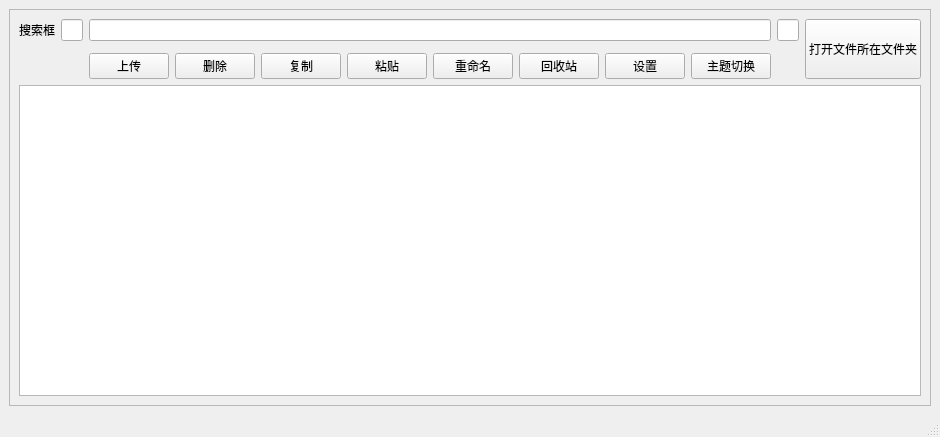
<?xml version="1.0" encoding="UTF-8"?>
<ui version="4.0">
 <class>Cell_Main</class>
 <widget class="QMainWindow" name="Cell_Main">
  <property name="geometry">
   <rect>
    <x>0</x>
    <y>0</y>
    <width>839</width>
    <height>437</height>
   </rect>
  </property>
  <property name="windowTitle">
   <string>文件管理器</string>
  </property>
  <property name="windowIcon">
   <iconset resource="res.qrc">
    <normaloff>:/icon.ico</normaloff>:/icon.ico</iconset>
  </property>
  <widget class="QWidget" name="centralwidget">
   <property name="styleSheet">
    <string notr="true">QLabel{font:12px &quot;黑体&quot;;}</string>
   </property>
   <layout class="QGridLayout" name="gridLayout_2">
    <item row="0" column="0">
     <widget class="QFrame" name="frame">
      <property name="frameShape">
       <enum>QFrame::Shape::StyledPanel</enum>
      </property>
      <property name="frameShadow">
       <enum>QFrame::Shadow::Raised</enum>
      </property>
      <layout class="QGridLayout" name="gridLayout">
       <item row="0" column="4" rowspan="4">
        <widget class="QPushButton" name="btn_open">
         <property name="sizePolicy">
          <sizepolicy hsizetype="Minimum" vsizetype="Preferred">
           <horstretch>0</horstretch>
           <verstretch>0</verstretch>
          </sizepolicy>
         </property>
         <property name="text">
          <string>打开文件所在文件夹</string>
         </property>
        </widget>
       </item>
       <item row="6" column="0" colspan="5">
        <widget class="QTableView" name="tableView">
         <property name="styleSheet">
          <string notr="true"/>
         </property>
        </widget>
       </item>
       <item row="0" column="1">
        <widget class="QLineEdit" name="lineEdit"/>
       </item>
       <item row="0" column="0">
        <widget class="QLabel" name="lib_search">
         <property name="text">
          <string>搜索框</string>
         </property>
        </widget>
       </item>
       <item row="0" column="2">
        <widget class="QLineEdit" name="searchBar"/>
       </item>
       <item row="2" column="2" rowspan="2">
        <layout class="QHBoxLayout" name="horizontalLayout_2">
         <item>
          <widget class="QPushButton" name="btn_upload">
           <property name="text">
            <string>上传</string>
           </property>
          </widget>
         </item>
         <item>
          <widget class="QPushButton" name="btn_del">
           <property name="text">
            <string>删除</string>
           </property>
          </widget>
         </item>
         <item>
          <widget class="QPushButton" name="copyBtn">
           <property name="text">
            <string>复制</string>
           </property>
          </widget>
         </item>
         <item>
          <widget class="QPushButton" name="pasteBtn">
           <property name="text">
            <string>粘贴</string>
           </property>
          </widget>
         </item>
         <item>
          <widget class="QPushButton" name="renameBtn">
           <property name="text">
            <string>重命名</string>
           </property>
          </widget>
         </item>
         <item>
          <widget class="QPushButton" name="trashBtn">
           <property name="text">
            <string>回收站</string>
           </property>
          </widget>
         </item>
         <item>
          <widget class="QPushButton" name="settingBtn">
           <property name="text">
            <string>设置</string>
           </property>
          </widget>
         </item>
         <item>
          <widget class="QPushButton" name="themeBtn">
           <property name="sizePolicy">
            <sizepolicy hsizetype="Minimum" vsizetype="Preferred">
             <horstretch>0</horstretch>
             <verstretch>0</verstretch>
            </sizepolicy>
           </property>
           <property name="text">
            <string>主题切换</string>
           </property>
          </widget>
         </item>
        </layout>
       </item>
       <item row="0" column="3">
        <widget class="QLineEdit" name="lineEdit"/>
       </item>
      </layout>
     </widget>
    </item>
   </layout>
  </widget>
  <widget class="QMenuBar" name="menubar">
   <property name="geometry">
    <rect>
     <x>0</x>
     <y>0</y>
     <width>839</width>
     <height>17</height>
    </rect>
   </property>
  </widget>
  <widget class="QStatusBar" name="statusbar"/>
 </widget>
 <resources>
  <include location="res.qrc"/>
 </resources>
 <connections/>
</ui>
